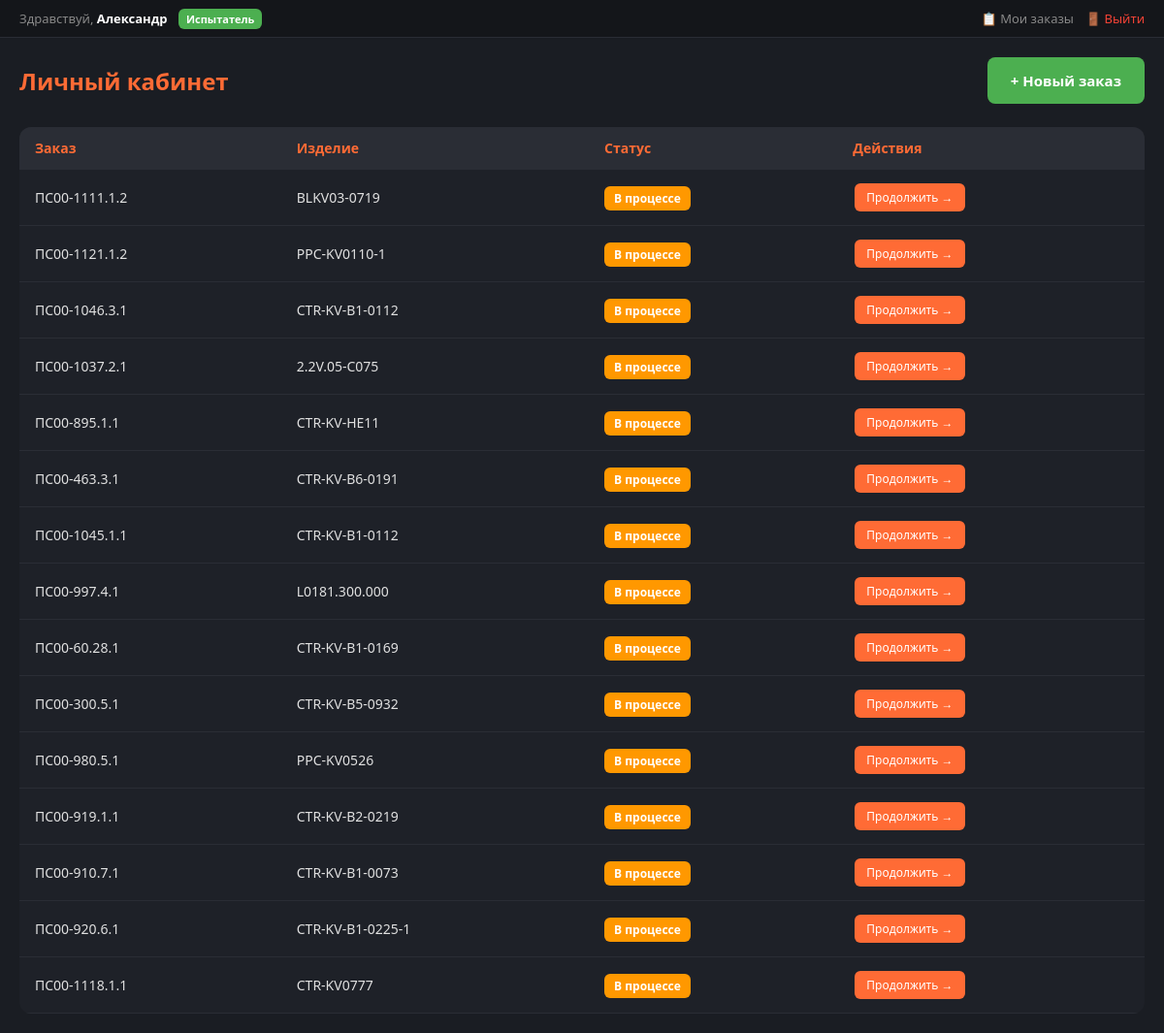
Before: /dashboard (signed in) with the older database file.
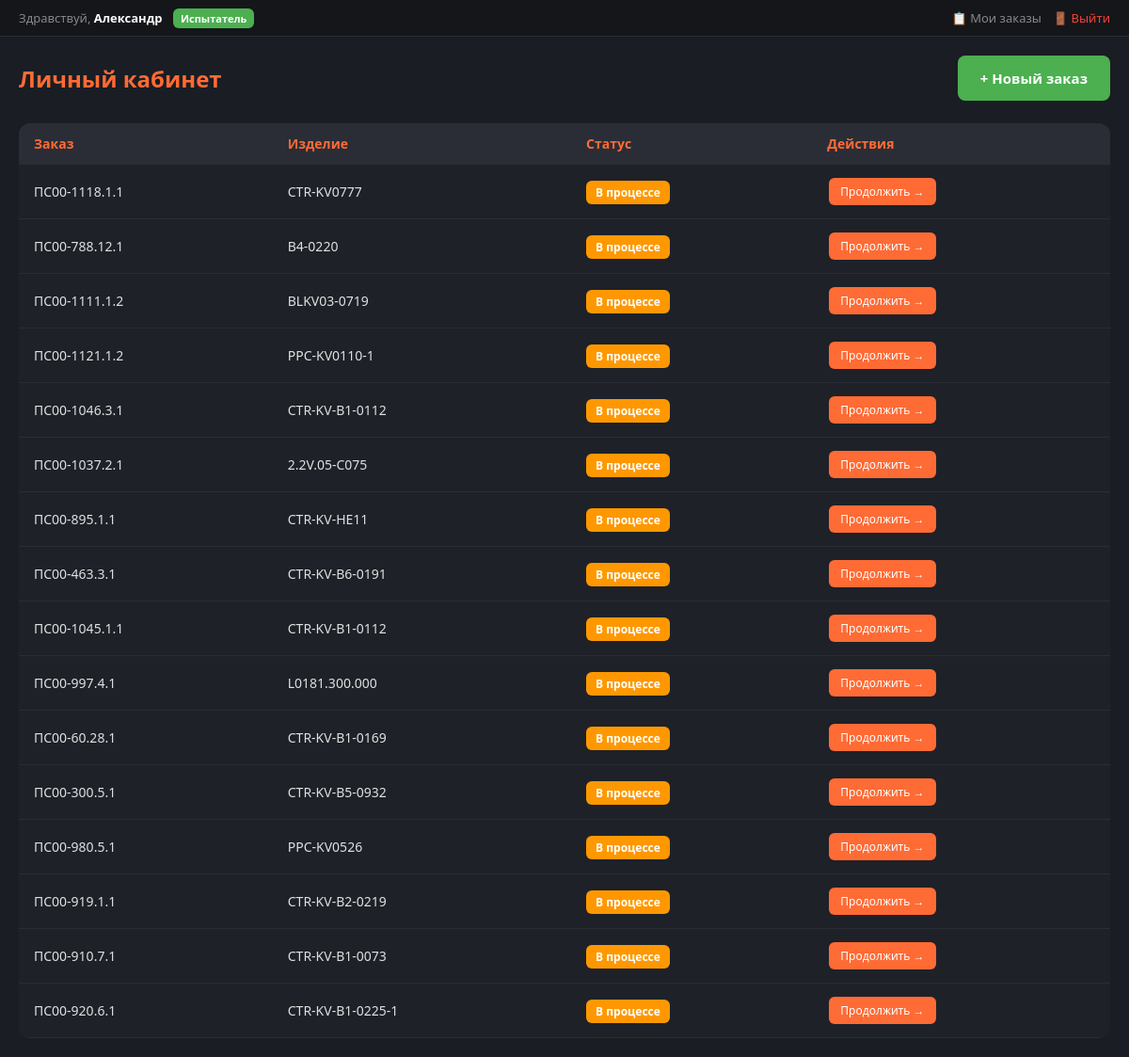
After: the same page with the newer database file.
### tables this page shows
CREATE TABLE users (
            id INTEGER PRIMARY KEY AUTOINCREMENT,
            login TEXT UNIQUE NOT NULL,
            password_hash TEXT NOT NULL,
            first_name TEXT DEFAULT '',
            last_name TEXT DEFAULT '',
            middle_name TEXT DEFAULT '',
            position TEXT DEFAULT '',
            role TEXT DEFAULT 'tester',
            created_at TIMESTAMP DEFAULT CURRENT_TIMESTAMP
        );

CREATE TABLE orders (
            id INTEGER PRIMARY KEY AUTOINCREMENT,
            order_number TEXT NOT NULL,
            product_name TEXT DEFAULT '',
            department TEXT DEFAULT '',
            user_id INTEGER,
            created_at TIMESTAMP DEFAULT CURRENT_TIMESTAMP,
            FOREIGN KEY (user_id) REFERENCES users(id)
        );

### app/routes.py (the view)
@router.get("/dashboard")
def dashboard_page(request: Request):
    user = get_current_user(request)
    if not user:
        return RedirectResponse("/login", status_code=303)
    is_admin = user["role"] == "admin"
    orders = get_all_orders(user["id"], is_admin)
    for order in orders:
        order["is_completed"] = is_order_completed(order["id"])
        order["photos"] = get_order_photos(order["id"])
        progress = get_order_progress(order["id"])
        order["current_step"] = progress["current_step"]
        order["current_step_url"] = STEP_URLS.get(
            progress["current_step"], "/")
    return templates.TemplateResponse("dashboard.html", {
        "request": request,
        "user": user,
        "orders": orders,
    })

### app/templates/dashboard.html (shortened to what this page needs)
{% extends "base.html" %}
{% block content %}
<div class="dashboard-container">
    <div class="dashboard-header">
        <h1>Личный кабинет</h1>
        <a href="/" class="btn-new-order">+ Новый заказ</a>
    </div>
    {% if orders %}
    <table class="orders-table">
        <thead>
            <tr>
                <th>Заказ</th>
                <th>Изделие</th>
                <th>Статус</th>
                <th>Действия</th>
            </tr>
        </thead>
        <tbody>
            {% for order in orders %}
            <tr>
                <td>{{ order.order_number }}</td>
                <td>{{ order.product_name }}</td>
                <td>
                    {% if order.is_completed %}
                    <span class="status-badge status-completed">Завершён</span>
                    {% else %}
                    <span class="status-badge status-in-progress">В процессе</span>
                    {% endif %}
                </td>
                    <td>
                        {% if order.is_completed %}
                        <a href="/protocol?order_id={{ order.id }}" class="btn-action btn-protocol">Протокол</a>
                        <a href="javascript:void(0)" onclick="openShildikModal({{ order.id }})" class="btn-action btn-shild">Шильдик</a>
                        {% if order.photos %}
                        <a href="/photo?order_id={{ order.id }}" class="btn-action btn-photo">Фото ({{ order.photos | length }})</a>
                        {% endif %}
                        {% else %}
                        <a href="{{ order.current_step_url }}?order_id={{ order.id }}" class="btn-action btn-continue">Продолжить →</a>
                        {% endif %}
                    </td>
            </tr>
            {% endfor %}
        </tbody>
    </table>
    {% else %}
    <div class="empty-state">
        <div class="icon">📋</div>
        <p>Заказов пока нет</p>
        <p style="margin-top: 8px;">Нажмите «+ Новый заказ» чтобы начать проверку</p>
    </div>
    {% endif %}
</div>
{% endblock %}

### app/templates/base.html (shortened to what this page needs)
<!DOCTYPE html>
<html lang="ru">
<head>
    <link rel="stylesheet" href="/static/css/style.css">
</head>
<body>
    {% if user %}
    <div class="top-bar">
        <div class="user-info">
            Здравствуй, <strong>{{ user.first_name or user.login }}</strong>
            {% if user.role == 'admin' %}
            <span class="role-badge role-admin">Админ</span>
            {% else %}
            <span class="role-badge role-tester">Испытатель</span>
            {% endif %}
        </div>
        <div class="nav-links">
            <a href="/dashboard">📋 Мои заказы</a>
            <a href="/logout" style="color:#f44336;">🚪 Выйти</a>
        </div>
    </div>
    {% endif %}
    {% set step_order = ["order", "gch", "g3", "pg3", "visual", "measurements", "protocol", "photo"] %}
    {% set step_names = {
        "order": "📷 Заказ",
        "gch": "📐 ГЧ",
        "g3": "🔧 Г3",
        "pg3": "📋 ПГ3",
        "visual": "🔍 Контроль",
        "measurements": "⚡ Измерения",
        "photo": "📸 Фото",
        "protocol": "📄 Протокол"
    } %}
    {% set step_urls = {
        "order": "/",
        "gch": "/check-gch",
        "g3": "/check-g3",
        "pg3": "/check-pg3",
        "visual": "/visual-check",
        "measurements": "/measurements",
        "photo": "/photo",
        "protocol": "/protocol"
    } %}
    {% block content %}{% endblock %}
</body>
</html>

### app/static/css/style.css (style rules this page uses)
* { margin: 0; padding: 0; box-sizing: border-box; }
body { font-family: 'Segoe UI', 'Arial', sans-serif; background: #1a1d23; color: #e0e0e0; min-height: 100vh; }

### app/templates/base.html (style rules this page uses)
* { margin: 0; padding: 0; box-sizing: border-box; }
body { font-family: 'Segoe UI', 'Arial', sans-serif; background: #1a1d23; color: #e0e0e0; min-height: 100vh; }
.top-bar { background: #14161a; padding: 10px 20px; display: flex; justify-content: space-between; align-items: center; border-bottom: 1px solid #2a2d35; }
.top-bar .user-info { font-size: 13px; color: #888; }
.top-bar .user-info strong { color: #fff; }
.top-bar .nav-links { display: flex; gap: 12px; }
.top-bar .nav-links a { color: #888; text-decoration: none; font-size: 13px; }
.role-badge { padding: 3px 8px; border-radius: 6px; font-size: 11px; margin-left: 8px; font-weight: 600; }
.role-tester { background: #4caf50; color: #fff; }

### app/templates/dashboard.html (style rules this page uses)
.dashboard-container { max-width: 1200px; margin: 0 auto; padding: 20px; }
.dashboard-header { display: flex; justify-content: space-between; align-items: center; margin-bottom: 24px; }
.dashboard-header h1 { font-size: 24px; color: #ff6b35; }
.btn-new-order { padding: 14px 24px; background: #4caf50; color: #fff; border: none; border-radius: 8px; font-size: 15px; font-weight: 600; cursor: pointer; text-decoration: none; }
.orders-table { width: 100%; border-collapse: collapse; background: #1e2128; border-radius: 12px; overflow: hidden; }
.orders-table th, .orders-table td { padding: 12px 16px; text-align: left; font-size: 14px; border-bottom: 1px solid #2a2d35; }
.orders-table th { background: #2a2d35; color: #ff6b35; font-weight: 600; }
.status-badge { padding: 4px 10px; border-radius: 6px; font-size: 12px; font-weight: 600; }
.status-in-progress { background: #ff9800; color: #fff; }
.btn-action { padding: 6px 12px; border-radius: 6px; font-size: 12px; cursor: pointer; text-decoration: none; display: inline-block; margin: 2px; border: none; }
.btn-continue { background: #ff6b35; color: #fff; }

Changed rows visible on the page:
added orders: order_number "ПС00-788.12.1", product_name "В4-0220"
Other visible differences:
new list line: "В процессе Продолжить →"
